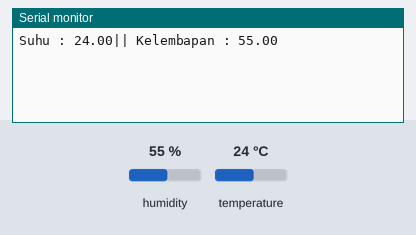
This sketch was run on a simulated ESP8266 (NodeMCU). Parts: the last lines printed to the serial monitor. The test bench sets the inputs (shaded band); at power-on: humidity 55 %, temperature 24 °C. WiFi joins after 1.5 s; servers stay silent unless stated.

Above: at 3.0 s.
3.1 s: humidity set to 22 %
At 4.3 s:
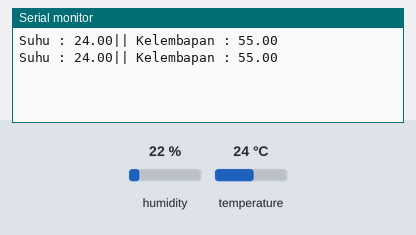
4.6 s: temperature set to 12 °C
At 5.6 s:
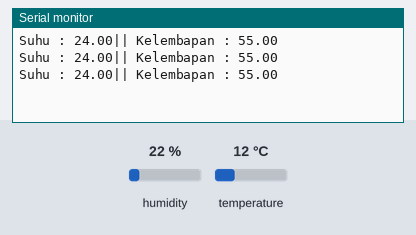
6.1 s: humidity set to 40 %
At 7.6 s:
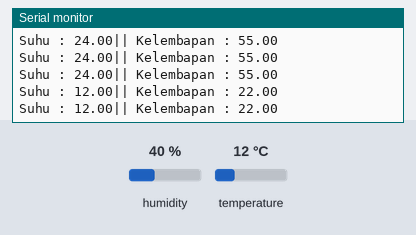
Timing chart, 0 to 9.1 s (numbered marks = the images above; inputs shaded):
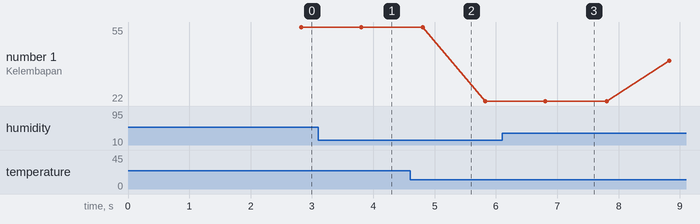

The sketch:

punya-nabila.ino
```cpp
#define BLYNK_TEMPLATE_ID "TMPL61AWu3azS"
#define BLYNK_TEMPLATE_NAME "DHT device"
#define BLYNK_AUTH_TOKEN "A7um68amYCDUzqfEPJa5EEbUnZw0Vf94"

#define BLYNK_PRINT Serial
#include <ESP8266WiFi.h>
#include <BlynkSimpleEsp8266.h>


#include <DHT.h>

char auth[] = BLYNK_AUTH_TOKEN;

// Your WiFi credentials.
// Set password to "" for open networks.
char ssid[] = "ARMA laptop";
char pass[] = "1234567890";

#define DHTPIN D2          // Mention the digital pin where you connected
#define DHTTYPE DHT11     // DHT 11
DHT dht(DHTPIN, DHTTYPE);
BlynkTimer timer;


void setup(){
   Serial.begin(115200);

  Blynk.begin(auth, ssid, pass, "blynk.cloud", 80);
  dht.begin();
  timer.setInterval(1000L, sendSensor);
}

void loop(){
  Blynk.run();
  timer.run();
}
void sendSensor(){
  float h = dht.readHumidity();
  float t = dht.readTemperature(); // or dht.readTemperature(true) for Fahrenheit
  if (isnan(h) || isnan(t)) {
    Serial.println("Failed to read from DHT sensor!");
    return;
  }
  Blynk.virtualWrite(V7, t);
  Blynk.virtualWrite(V8, h);

  Serial.print("Suhu : ");
  Serial.print(t);
  Serial.print("|| Kelembapan : ");
  Serial.println(h);

  if(h > 68) {
    Blynk.virtualWrite(V3, "Kelembapan tidak normal");
  } else {
    Blynk.virtualWrite(V3, "Kelembapan normal");
  }
  if(t > 31){
    //Blynk.email("abc@gmail.com", "Alert", "Temperature over 30C!");
    Blynk.virtualWrite(V2, "Panas Banget");
  } else {
    Blynk.virtualWrite(V2, "Suhu normal");
  }


  if(t > 30){
    //Blynk.email("abc@gmail.com", "Alert", "Temperature over 30C!");
    Blynk.logEvent("notifikasi","Suhu diatas 30 Derajat celcius");
  }
}
```

Measured:
- plotted number 1: 22 → 40 after the input at 6.1 s
